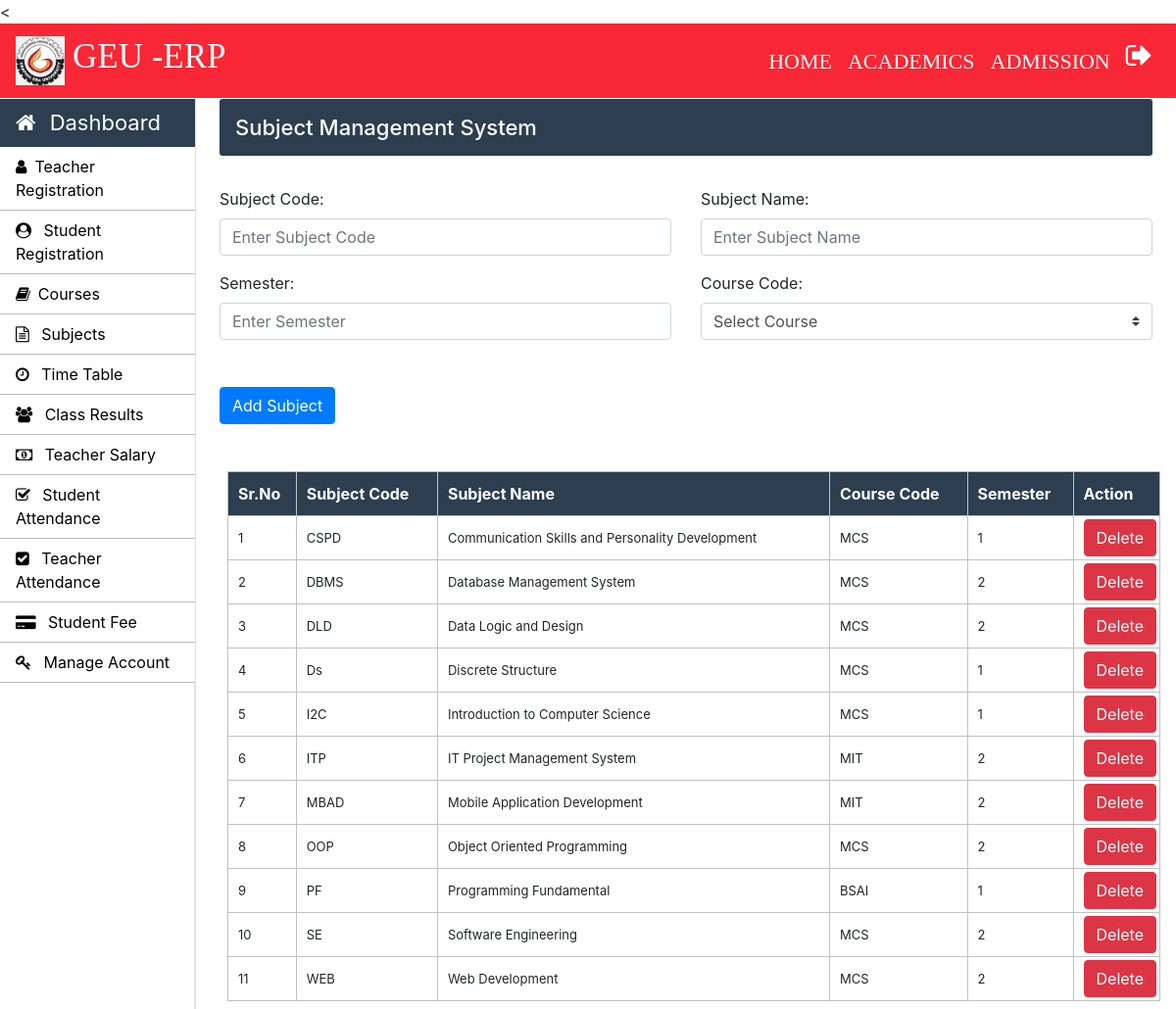
/Admin/subjects.php (signed in), run on the app's committed database.
### tables this page shows
CREATE TABLE `course_subjects` (
  `subject_code` varchar(10) NOT NULL,
  `subject_name` varchar(50) NOT NULL,
  `course_code` varchar(10) NOT NULL,
  `semester` int(10) NOT NULL,
  `credit_hours` int(5) NOT NULL
);

### Admin/subjects.php (the view, shortened to what this page needs)
<?php
		require_once "../connection/connection.php";
	?>
<!doctype html>
<html lang="en">
	<head>
	</head>
	<body>
		<?php include('../common/common-header.php') ?>
		<?php include('../common/admin-sidebar.php') ?>
		<main role="main" class="col-xl-10 col-lg-9 col-md-8 ml-sm-auto px-md-4 mb-2 w-100">
			<div class="sub-main">
				<div class="bar-margin text-center d-flex flex-wrap flex-md-nowrap pt-3 pb-2 mb-3 text-white admin-dashboard pl-3">
					<h4>Subject Management System </h4>
				</div>
				<div class="row">
					<div class="col-md-12">
						<form action="subjects.php" method="post">
							<div class="row mt-3">
								<div class="col-md-6">
									<div class="form-group">
										<label for="exampleInputEmail1">Subject Code: </label>
										<input type="text" name="subject_code" class="form-control" required placeholder="Enter Subject Code" required>
									</div>
								</div>
								<div class="col-md-6">
									<div class="form-group">
										<label for="exampleInputPassword1">Subject Name:</label>
										<input type="text" name="subject_name" class="form-control" required placeholder="Enter Subject Name" required>
									</div>
								</div>
							</div>
							<div class="row">
								<div class="col-md-6">
									<div class="form-group">
										<label for="exampleInputPassword1">Semester:</label>
										<input type="text" name="semester" class="form-control" required placeholder="Enter Semester" required>
									</div>
								</div>
								<div class="col-md-6">
									<div class="form-group">
										<label for="exampleInputEmail1">Course Code:</label>
										<select class="browser-default custom-select" name="course_code">
											<option >Select Course</option>
										</select>
									</div>
								</div>
							</div>
							<div class="row">
								<div class="col-md-6 mt-4">
									<div class="form-group pt-2">
										<input type="submit" name="sub" value="Add Subject" class="btn btn-primary">
									</div>
								</div>
							</div>
						</form>
					</div>
				</div>
				<div class="row">
					<div class="col-md-12 ml-2">
						<section class="mt-3">
							<table class="w-100 table-elements table-three-tr" cellpadding="3">
								<tr class="table-tr-head table-three text-white">
									<th>Sr.No</th>
									<th>Subject Code</th>
									<th>Subject Name</th>
									<th>Course Code</th>
									<th>Semester</th>
									<th>Action</th>
								</tr>
								<?php
									$sr=1;
									$query="select subject_code,subject_name,course_code,semester,credit_hours from course_subjects";
									$run=mysqli_query($con,$query);
									while($row=mysqli_fetch_array($run)) {
									echo	"<tr>";
									echo	"<td>".$sr++."</td>";
									echo	"<td>".$row['subject_code']."</td>";
									echo	"<td>".$row['subject_name']."</td>";
									echo	"<td>".$row['course_code']."</td>";
									echo	"<td>".$row['semester']."</td>";
									echo	"<td width='20'><a class='btn btn-danger' href=delete-function.php?subject_code=".$row['subject_code'].">Delete</a></td>";
									echo	"</tr>";
									}
								?>
							</table>
						</section>
					</div>
				</div>
			</div>
		</main>
	</body>
</html>

### Css/style.css (style rules this page uses)
h4 { font-size: 22px; }
.admin-dashboard { margin-top: 1px !important; background: #2c3e50 !important; border-radius: 3px; }
.table-elements tr, td, th { font-size: 13px; border: 1px solid rgb(194, 193, 193); padding-left: 10px !important; }
.table-three { background: #2c3e50 !important; }
.table-tr-head { height: 45px !important; padding: 10px !important; margin-top: 5px !important; }
.table-font-for-transcript td, th { font-size: 16px !important; }

### data on the page
course_subjects: subject_code "CSPD", subject_name "Communication Skills and Personality Development", course_code "MCS", semester "1"
course_subjects: subject_code "DBMS", subject_name "Database Management System", course_code "MCS", semester "2"
course_subjects: subject_code "DLD", subject_name "Data Logic and Design", course_code "MCS", semester "2"
course_subjects: subject_code "Ds", subject_name "Discrete Structure", course_code "MCS", semester "1"
course_subjects: subject_code "I2C", subject_name "Introduction to Computer Science", course_code "MCS", semester "1"
course_subjects: subject_code "ITP", subject_name "IT Project Management System", course_code "MIT", semester "2"
course_subjects: subject_code "MBAD", subject_name "Mobile Application Development", course_code "MIT", semester "2"
course_subjects: subject_code "OOP", subject_name "Object Oriented Programming", course_code "MCS", semester "2"
course_subjects: subject_code "PF", subject_name "Programming Fundamental", course_code "BSAI", semester "1"
course_subjects: subject_code "SE", subject_name "Software Engineering", course_code "MCS", semester "2"
course_subjects: subject_code "WEB", subject_name "Web Development", course_code "MCS", semester "2"
